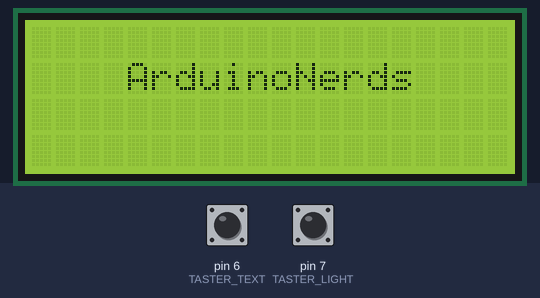
A sketch run on a simulated Arduino Uno, built with avr-gcc and run on an emulated ATmega328P. On the bench: 20×4 character LCD. The inputs (shaded band) are chosen by the test bench; at power-on: pin 6 (TASTER_TEXT) HIGH, pin 7 (TASTER_LIGHT) HIGH.

Above: at 1.2 s.
1.3 s: pin 6 (TASTER_TEXT) pulled LOW for 0.15 s
At 2.4 s:
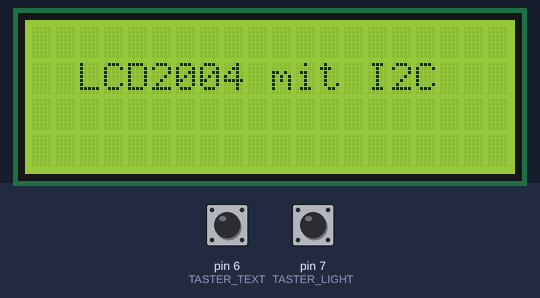
3.0 s: pin 7 (TASTER_LIGHT) pulled LOW for 0.15 s
At 4.1 s:
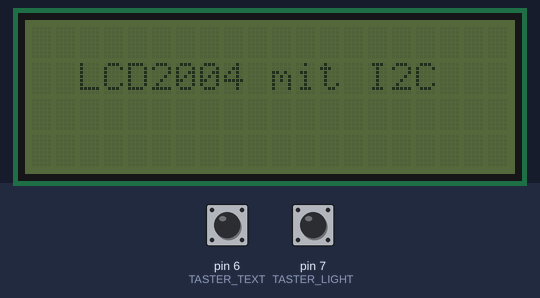
4.7 s: pin 6 (TASTER_TEXT) pulled LOW for 1 s
At 6.8 s:
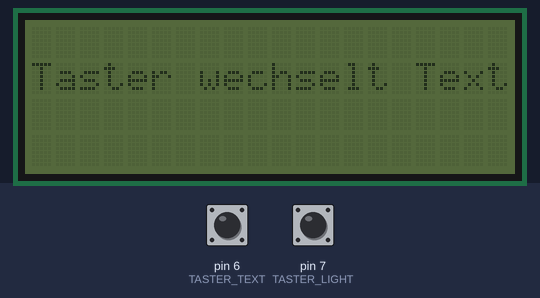
7.2 s: pin 7 (TASTER_LIGHT) pulled LOW for 1 s
At 9.1 s:
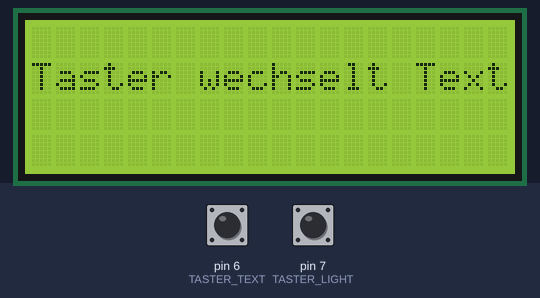
9.7 s: pin 6 (TASTER_TEXT) pulled LOW for 0.15 s
At 11.1 s:
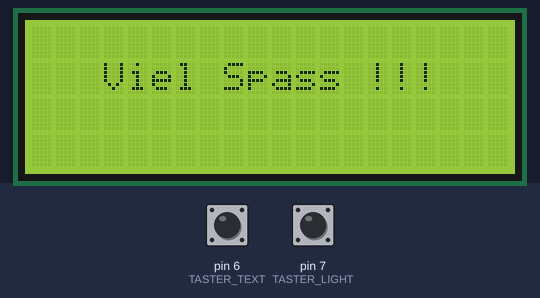
11.4 s: pin 7 (TASTER_LIGHT) pulled LOW for 0.15 s
At 12.9 s:
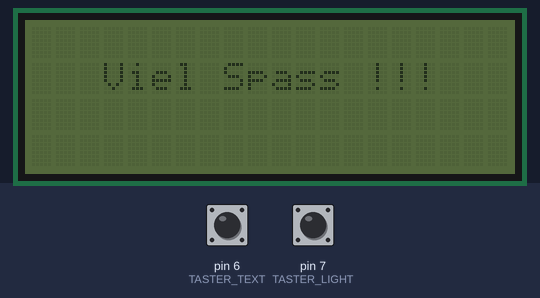
Timing chart, 0 to 14.1 s (numbered marks = the images above; inputs shaded):
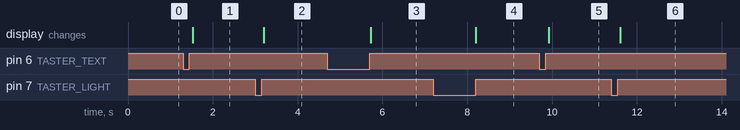

The sketch:

LCD_mit_I2C.ino
```cpp
#include <Wire.h>
#include <LiquidCrystal_I2C.h>

// LCD-Objekt mit Adresse 0x27 (oder 0x3F, falls nötig)
LiquidCrystal_I2C lcd(0x27, 20, 4);

// Taster-Pins
#define TASTER_TEXT 6    // Taster für den Textwechsel
#define TASTER_LIGHT 7   // Taster für die Beleuchtung

// LCD-Hintergrundbeleuchtung (über Software)
bool lichtAn = true;

// Texte für das LCD
String texte[] = {
  "    ArduinoNerds   ",
  "  LCD2004 mit I2C  ",
  "Taster wechselt Text ",
  "   Viel Spass !!!"
};

const int anzahlTexte = sizeof(texte) / sizeof(texte[0]);
int aktuellerText = 0; // Start bei erstem Text

void setup() {
    pinMode(TASTER_TEXT, INPUT_PULLUP);
    pinMode(TASTER_LIGHT, INPUT_PULLUP);

    lcd.init();          // LCD starten
    lcd.backlight();     // Hintergrundbeleuchtung aktivieren
    lcd.clear();
    lcd.setCursor(0, 1);
    lcd.print(texte[aktuellerText]); // Ersten Text anzeigen
}

void loop() {
    // Taster 1: Text wechseln
    if (digitalRead(TASTER_TEXT) == LOW) {
        delay(200);
        while (digitalRead(TASTER_TEXT) == LOW);

        aktuellerText++;
        if (aktuellerText >= anzahlTexte) aktuellerText = 0;

        lcd.clear();
        lcd.setCursor(0, 1);
        lcd.print(texte[aktuellerText]);
    }

    // Taster 2: Hintergrundbeleuchtung ein/aus
    if (digitalRead(TASTER_LIGHT) == LOW) {
        delay(200);
        while (digitalRead(TASTER_LIGHT) == LOW);

        lichtAn = !lichtAn;
        if (lichtAn) {
            lcd.backlight();
        } else {
            lcd.noBacklight();
        }
    }
}
```

Measured:
- after the input at 1.3 s, the display: changes after 0.22 s (image 1)
- after the input at 3.0 s, the display: changes after 0.20 s (image 2)
- after the input at 4.7 s, the display: changes after 1.0 s (image 3)
- after the input at 7.2 s, the display: changes after 1.0 s (image 4)
- after the input at 9.7 s, the display: changes after 0.22 s (image 5)
- after the input at 11.4 s, the display: changes after 0.20 s (image 6)
